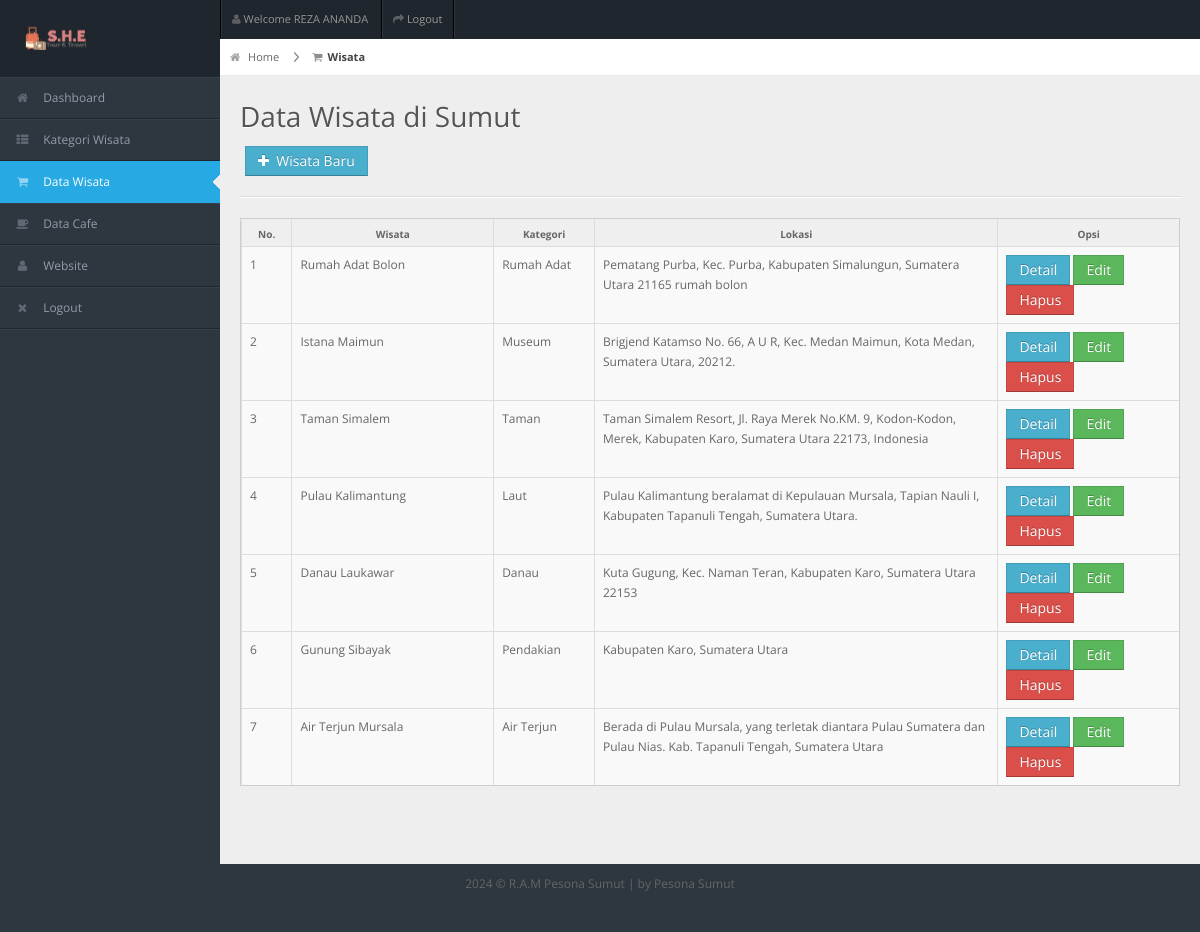
/Back/admin/wisata.php?edit_wisata=sukses (signed in), run on the app's committed database.
### tables this page shows
CREATE TABLE `tbwisata` (
  `kdwisata` int(10) NOT NULL,
  `kdkategori` int(10) NOT NULL,
  `wisata` varchar(50) NOT NULL,
  `lokasi` mediumtext NOT NULL,
  `ket1` longtext NOT NULL,
  `ket2` longtext NOT NULL,
  `image` blob NOT NULL,
  `akses` longtext NOT NULL,
  `waktu` varchar(50) NOT NULL,
  `tiket` int(10) NOT NULL
);

CREATE TABLE `tbkategori` (
  `kdkategori` int(10) NOT NULL,
  `kategori` varchar(50) NOT NULL,
  `ket` varchar(50) NOT NULL
);

### Back/admin/wisata.php (the view, shortened to what this page needs)
<?php include 'header.php'; ?>
<div id="content">
<div id="content-header">
	<div id="breadcrumb">
		<a href="index.php" title="Go to Home" class="tip-bottom"><i class="icon-home"></i> Home</a>
		<a class="current"><i class="icon-shopping-cart"></i>Wisata</a>
	</div>
    <h1>Data Wisata di Sumut</h1>
    <a style="margin-left:25px" data-toggle="modal" data-target="#myModal" class="btn btn-info"><i class="icon-plus"></i>&nbsp Wisata Baru</a>
</div>
<div class="container-fluid">
	<div class="widget-box">
		<div class="widget-content nopadding">
            <table class="table table-bordered data-table" width="100%">
              <thead>
                <tr>
                	<th width="5%">No.</th>
					<th width="20%">Wisata</th>
					<th width="10%">Kategori</th>
					<th width="40%">Lokasi</th>
					<th width="18%">Opsi</th>
                </tr>
              </thead>
              <tbody>
<?php
$sql = "SELECT * FROM tbwisata INNER JOIN tbkategori ON(tbwisata.kdkategori = tbkategori.kdkategori) ORDER BY kdwisata DESC";
$hsl = mysqli_query($con, $sql);
$nomor = 1;
while ($data=mysqli_fetch_array($hsl)) {
echo "<tr>";
echo "<td>$nomor</td>";
$id = $data["kdwisata"];
$wisata = $data["wisata"];
$kategori = $data["kategori"];
$lokasi = $data["lokasi"];
echo "<td>$wisata</td>";
echo "<td>$kategori</td>";
echo "<td>$lokasi</td>";
echo "<td><a class='btn btn-info' href='detail-wisata.php?id=$id'>Detail</a> ";
echo "<a class='btn btn-success' href='edit-wisata.php?id=$id'>Edit</a> ";
echo "<a class='btn btn-danger' href='hapus-wisata.php?id=$id' onclick=\"return confirm('Yakin Mau Dihapus?');\">Hapus</a></td>";
echo "</tr>";
	$nomor++;
}
?>
            </tbody>
          	</table>
      	</div>
	</div>
</div>
</div>
<?php include 'footer.php'; ?>

### Back/css/matrix-style.css (style rules this page uses)
* { outline:none !important; -moz-outline: none !important; }
html, body { height:100% }
body { overflow-x: hidden; margin-top: -10px; font-family: 'Open Sans', sans-serif; font-size:12px; color:#666; }
a { color:#666; }
select, textarea, input[type="text"], input[type="password"], input[type="datetime"], input[type="datetime-local"], input[type="date"], input[type="month"], input[type="time"], input[type="week"], input[type="number"], input[type="email"], input[type="url"], input[type="search"], input[type="tel"], input[type="color"], .uneditable-input, .label, .dropdown-menu, .btn, .well, .progress, .table-bordered, .btn-group > .btn:first-child, .btn-group > .btn:last-child, .btn-group > .btn:last-child, .btn-group > .dropdown-toggle, .alert { border-radius:0px; }
.btn, textarea, input[type="text"], input[type="password"], input[type="datetime"], input[type="datetime-local"], input[type="date"], input[type="month"], input[type="time"], input[type="week"], input[type="number"], input[type="email"], input[type="url"], input[type="search"], input[type="tel"], input[type="color"], .uneditable-input { box-shadow:none; }
.progress, .progress-success .bar, .progress .bar-success, .progress-warning .bar, .progress .bar-warning, .progress-danger .bar, .progress .bar-danger, .progress-info .bar, .progress .bar-info, .btn, .btn-primary { background-image:none; }
#content { background: none repeat scroll 0 0 #eeeeee; margin-left: 220px; margin-right: 0; padding-bottom: 25px; position: relative; min-height:100%; width: auto; }
#content-header { position: abslute; width: 100%; margin-top: -38px; z-index: 20; }
#content-header h1 { color: #555555; font-size: 28px; font-weight: normal; float: none; text-shadow: 0 1px 0 #ffffff; margin-left: 20px; position: relative; }
#content-header h1, #content-header .btn-group { margin-top: 20px; }
#breadcrumb { background-color: #fff; border-bottom: 1px solid #e3ebed; }
#breadcrumb a { padding: 8px 20px 8px 10px; display: inline-block; background-image: url('../img/breadcrumb.png'); background-position: center right; background-repeat: no-repeat; font-size: 11px; color: #666666; }
#breadcrumb a:last-child { background-image:none; }
#breadcrumb a.current { font-weight: bold; color: #444444; }
#breadcrumb a i { margin-right: 5px; opacity: .6; }
.stat-boxes .peity_bar_good, .stat-boxes .peity_line_good, { color: #459D1C; }
.widget-box { background: none repeat scroll 0 0 #F9F9F9; border-left: 1px solid #CDCDCD; border-top: 1px solid #CDCDCD; border-right: 1px solid #CDCDCD; clear: both; margin-top: 16px; margin-bottom: 16px; position: relative; }
.widget-title, .modal-header, .table th, div.dataTables_wrapper .ui-widget-header { background:#efefef; border-bottom: 1px solid #CDCDCD; height: 36px; }
.widget-content { padding:15px; border-bottom: 1px solid #cdcdcd; }
.table th { height: auto; font-size: 10px; padding: 5px 10px 2px; border-bottom: 0; text-align: center; color: #666666; }
.nopadding { padding: 0 !important; }
.nopadding .table { margin-bottom: 0; }
.nopadding .table-bordered { border: 0; }

### Back/css/matrix-media.css (style rules this page uses)
body { background:#2E363F; }

### data on the page
tbwisata: wisata "Rumah Adat Bolon", kdkategori.kategori "Rumah Adat", lokasi "Pematang Purba, Kec. Purba, Kabupaten Simalungun, Sumatera Utara 21165 rumah bolon"
tbwisata: wisata "Istana Maimun", kdkategori.kategori "Museum", lokasi "Brigjend Katamso No. 66, A U R, Kec. Medan Maimun, Kota Medan, Sumatera Utara, 20212."
tbwisata: wisata "Taman Simalem", kdkategori.kategori "Taman", lokasi "Taman Simalem Resort, Jl. Raya Merek No.KM. 9, Kodon-Kodon, Merek, Kabupaten Karo, Sumatera Utara 22173, Indonesia"
tbwisata: wisata "Pulau Kalimantung", kdkategori.kategori "Laut", lokasi "Pulau Kalimantung beralamat di Kepulauan Mursala, Tapian Nauli I, Kabupaten Tapanuli Tengah, Sumatera Utara."
tbwisata: wisata "Danau Laukawar", kdkategori.kategori "Danau", lokasi "Kuta Gugung, Kec. Naman Teran, Kabupaten Karo, Sumatera Utara 22153"
tbwisata: wisata "Gunung Sibayak", kdkategori.kategori "Pendakian", lokasi "Kabupaten Karo, Sumatera Utara"
tbwisata: wisata "Air Terjun Mursala", kdkategori.kategori "Air Terjun", lokasi "Berada di Pulau Mursala, yang terletak diantara Pulau Sumatera dan Pulau Nias. Kab. Tapanuli Tengah, Sumatera Utara"

### other printed values
$_SESSION['nama'] "REZA ANANDA"
